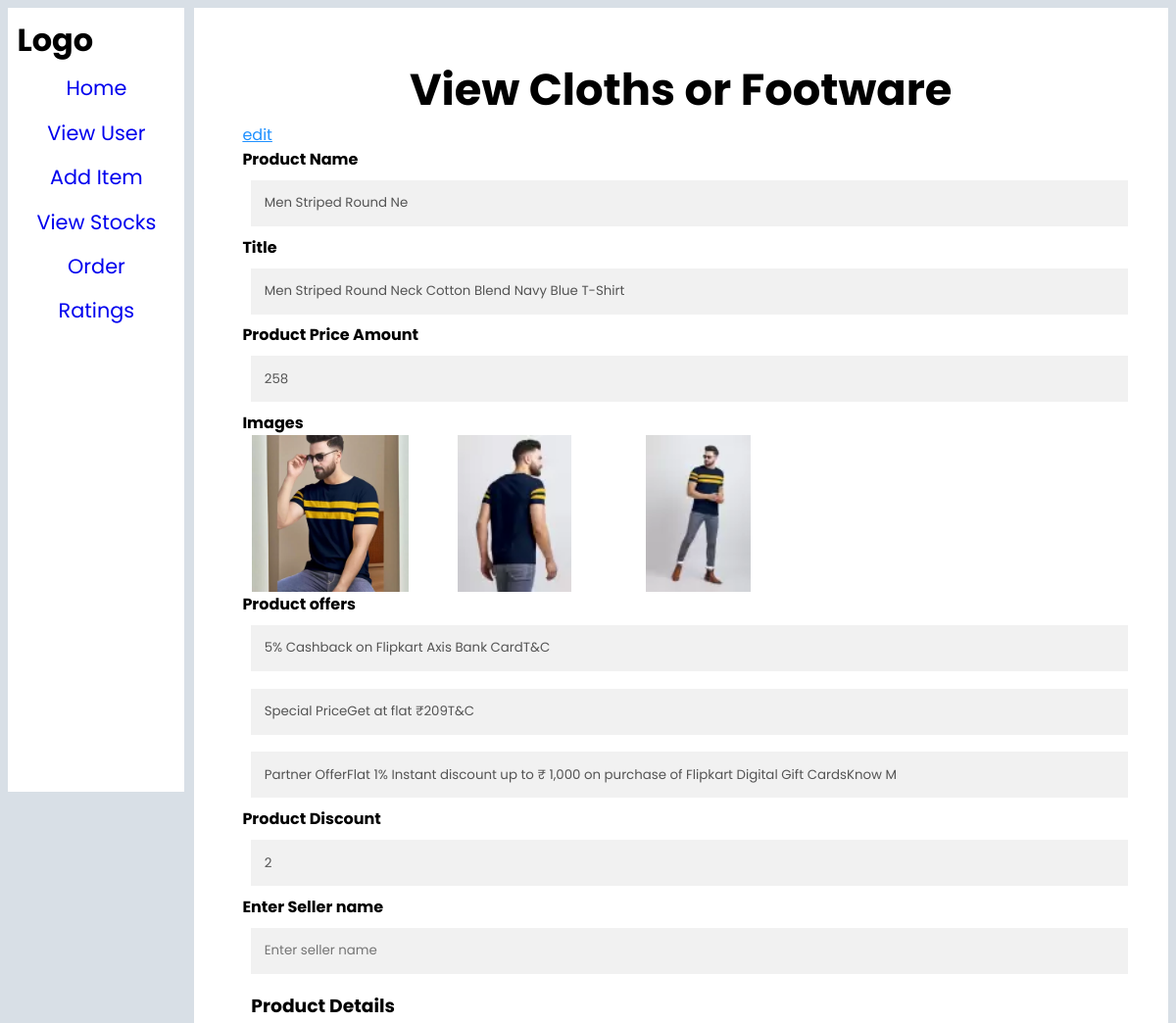
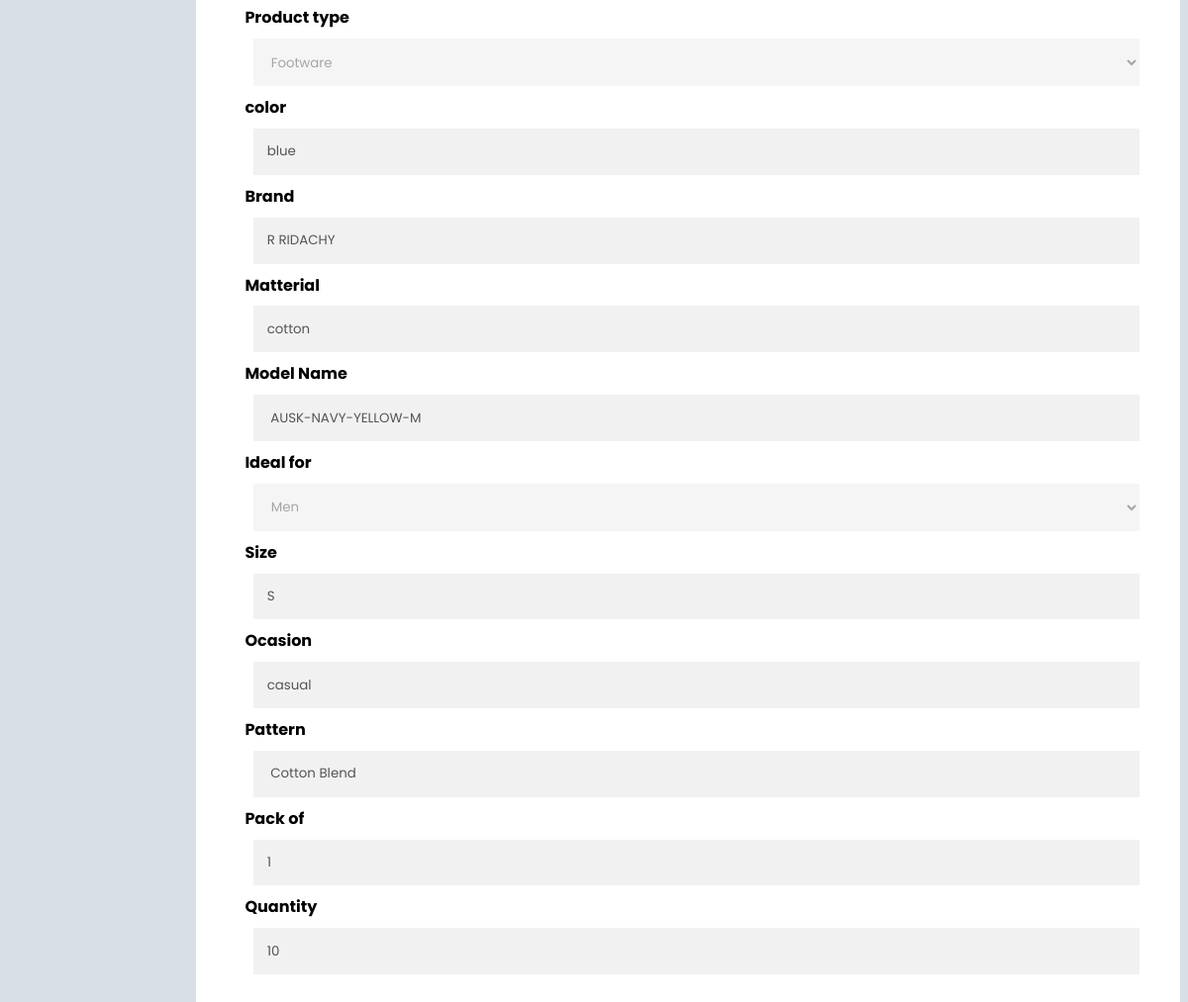
Screenshot of /coding/admin/pages/viewclothD.php?id=1 with the database file from the repository (2 pictures, top to bottom).
### tables this page shows
CREATE TABLE `cloth` (
  `id` int(11) NOT NULL,
  `title` varchar(100) NOT NULL,
  `price` bigint(20) NOT NULL,
  `pname` varchar(20) NOT NULL,
  `imageone` varchar(100) NOT NULL,
  `imagetwo` varchar(100) NOT NULL,
  `imagethree` varchar(100) NOT NULL,
  `offerone` varchar(100) NOT NULL,
  `offertwo` varchar(100) NOT NULL,
  `offerthree` varchar(100) NOT NULL,
  `color` varchar(30) NOT NULL,
  `brand` varchar(30) NOT NULL,
  `product_type` varchar(30) NOT NULL,
  `size` varchar(20) NOT NULL,
  `matterial` varchar(30) NOT NULL,
  `model_name` varchar(30) NOT NULL,
  `ideal_for` varchar(20) NOT NULL,
  `pack_of` int(11) NOT NULL,
  `quantity` int(11) NOT NULL,
  `added_at` datetime NOT NULL,
  `ocassion` varchar(30) NOT NULL,
  `pattern` varchar(30) NOT NULL,
  `discount` int(11) NOT NULL,
  `seller` varchar(50) NOT NULL,
  `ps` varchar(40) NOT NULL DEFAULT 'footware',
  `ps_two` varchar(40) NOT NULL DEFAULT 'shoes',
  `pcl` varchar(40) NOT NULL DEFAULT 'cloth'
);

### coding/admin/pages/viewclothD.php (the view, shortened to what this page needs)
<?php
require_once "connect.php";
if($_REQUEST['id']){
    $id = $_REQUEST['id'];
    $sql = "select * from cloth where id=$id";
    $res = mysqli_query($con,$sql);
?>
<!DOCTYPE html>
<html lang="en">
<head>
    <link rel="stylesheet" href="css/major.css">
    <link rel="stylesheet" href="css/mobile.css">
</head>
<body>
<div class="container">
    <div class="main">
        <div class="left-part">
        <h1>Logo</h1>
        <div class="navbar">
                <a href="../index.php">Home</a>
                <a href="viewuser.php">View User</a>
                <a href="additem.php">Add Item</a>
                <a href="viewstocks.php">View Stocks</a>
                <a href="orders.php">Order</a>
                <a href="rating.php">Ratings</a>
            </div>
        </div>
        <div class="right-part">
            <div class="mobile">
                <?php if(mysqli_num_rows($res)){
                $data = mysqli_fetch_assoc($res);
?>
            <form action="process.php" method="post" enctype="multipart/form-data">
                <h1>View Cloths or Footware</h1>
                <a href="cloth.php?id=<?php echo $data['id']; ?>">edit</a><br>
                <label for="pname"><b>Product Name</b></label>
                <input type="text" placeholder="Product product name" name="pname" value="<?php echo $data['pname'] ?>" id="pname" disabled>
                <label for="title"><b>Title</b></label>
                <input type="text" placeholder="Product title" name="title" value="<?php echo $data['title'] ?>" id="title" disabled>
                <label for="price"><b>Product Price Amount</b></label>
                <input type="number" placeholder="Product price" name="price" value="<?php echo $data['price'] ?>" id="price" disabled>
                <label for="images"><b>Images</b></label><br>
                <div class="gift-card">
                <div class="gift-item">
                            <div class="image">
                            <img src="../<?php echo $data['imageone']; ?>" alt="">
                            </div>
                        </div>
                        <div class="gift-item">
                            <div class="image">
                            <img src="../<?php echo $data['imagetwo']; ?>" alt="">
                            </div>
                        </div>
                        <div class="gift-item">
                            <div class="image">
                            <img src="../<?php echo $data['imagethree']; ?>" alt="">
                            </div>
                        </div>
                        </div>
                        <label for="offers"><b>Product offers</b></label>
                <input type="text" placeholder="Enter offer one" value="<?php echo $data['offerone']; ?>" name="offer1" id="" disabled>
                <input type="text" placeholder="Enter offer two" value="<?php echo $data['offertwo']; ?>" name="offer2" id="" disabled>
                <input type="text" placeholder="Enter offer three" value="<?php echo $data['offerthree']; ?>" name="offer3" id="" disabled>
                <label for="offers"><b>Product Discount</b></label>
                <input type="number" placeholder="Enter product offer" value="<?php echo $data['discount']; ?>" name="poffer" id="" disabled>
                <label for="offers"><b>Enter Seller name</b></label>
                <input type="text" placeholder="Enter seller name" value="<?php echo $data['seller']; ?>" name="seller" id="" disabled>
                <h3>Product Details</h3>
                <label for="package"><b>Product type</b></label>
                <select name="type" id="" value="<?php echo $data['product_type']; ?>" disabled>
                    <option value="Footware">Footware</option>
                </select>
                <label for="color"><b>color</b></label>
                <input type="text" placeholder="Enter color" name="color" value="<?php echo $data['color']; ?>" id="color" disabled>
                <label for="color"><b>Brand</b></label>
                <input type="text" placeholder="Enter brand name" name="brand" value="<?php echo $data['brand']; ?>" id="color" disabled>
                <label for="color"><b>Matterial</b></label>
                <input type="text" placeholder="Enter matterial type" name="matterial" value="<?php echo $data['matterial']; ?>" id="color" disabled>
                <label for="model"><b>Model Name</b></label>
                <input type="text" placeholder="Enter model name" name="model" value="<?php echo $data['model_name']; ?>" id="model" disabled>
                <label for="color"><b>Ideal for</b></label>
                <select name="gen" id="" value="<?php echo $data['seller']; ?>" disabled>
                    <option value="Men">Men</option>
                </select>
                <label for="package"><b>Size</b></label>
                <input type="text" placeholder="Enter product size" name="size" value="<?php echo $data['size']; ?>" id="package" disabled>
                <label for="model"><b>Ocasion</b></label>
                <input type="text" placeholder="Enter occation type" name="ocassion" value="<?php echo $data['ocassion']; ?>" id="model" disabled>
                <label for="model"><b>Pattern</b></label>
                <input type="text" placeholder="Enter pattern" name="pattern" value="<?php echo $data['pattern']; ?>" id="model" disabled>
                <label for="package"><b>Pack of</b></label>
                <input type="number" placeholder="Enter box inside details" name="package" value="<?php echo $data['pack_of']; ?>" id="package" disabled>
                <label for="package"><b>Quantity</b></label>
                <input type="number" placeholder="Enter quantity" name="quantity" value="<?php echo $data['quantity']; ?>" id="package" disabled>
        </form>
        <?php }else{
            echo "not";
        }
        ?>
            </div>
        </div>
        </div>
    </div>
</body>
</html>
<?php }else{
    echo "not founded";
}
?>

### coding/admin/pages/css/major.css (style rules this page uses)
* { margin: 0; padding: 0; box-sizing: border-box; font-family: "Poppins"; }
body { background-color: rgb(216, 223, 230); }
.container { width: 100%; height: 100%; }
.container .main { display: flex; padding: 0.7%; }
.container .main .left-part { background-color: white; width: 15%; height: 100vh; position: fixed; }
.container .main .left-part h1 { margin: 5%; }
.container .main .left-part .navbar { display: flex; flex-direction: column; align-items: center; font-size: 130%; margin-top: 5%; }
.container .main .left-part .navbar a { text-decoration: none; margin-bottom: 8%; }
.container .main .right-part { background-color: rgb(255, 255, 255); width: 85%; margin-left: 16%; }
.container .main .right-part h3 { margin: 1%; }

### coding/admin/pages/css/mobile.css (style rules this page uses)
.container .main .mobile h1 { font-size: 280%; text-align: center; }
.mobile { padding: 5%; }
.container .main form h1 { text-align: center; }
.container .main .right-part .mobile input[type="text"], .container .main .right-part .mobile input[type="password"], .container .main .right-part .mobile input[type="number"], .container .main .right-part .mobile select { width: 100%; padding: 1.5%; margin: 1%; display: inline-block; border: none; background: #f1f1f1; }
.container .main .right-part .mobile a { color: dodgerblue; }
.container .main .right-part .gift-card { display: flex; width: 100%; height: 20dvh; }
.container .main .right-part .gift-card .gift-item { width: 20%; height: 100%; text-align: center; margin-right: 1%; }
.container .main .right-part .gift-card .gift-item .image { width: 100%; height: 100%; }
.container .main .right-part .gift-card .gift-item .image img { width: 100%; height: 100%; object-fit: contain; }

### rows the page displays
cloth: pname "Men Striped Round Ne", title "Men Striped Round Neck Cotton Blend Navy Blue T-Shirt", price "258", imageone (picture), imagetwo (picture), imagethree (picture), offer1 "5% Cashback on Flipkart Axis Bank CardT&C", offer2 "Special PriceGet at flat ₹209T&C", offer3 "Partner OfferFlat 1% Instant discount up to ₹ 1,000 on purchase of Flipkart Digital Gift CardsKnow M", poffer "2", type "Footware", color "blue", brand "R RIDACHY", matterial "cotton", model "AUSK-NAVY-YELLOW-M", gen "Men", size "S", ocassion "casual", pattern "Cotton Blend", package "1", quantity "10"
